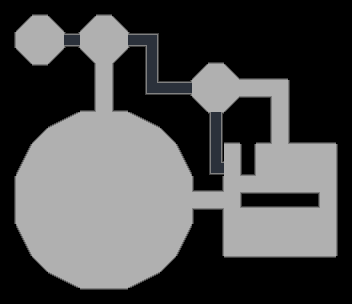

A level layout from a 2D game, rendered from its tile map. Below: a short description, then the map file with its tile-grid data intact:
An orthogonal 22x19 tile map with 16x16 px tiles, 1 tile layer (Tile Layer 1), 2 tilesets.

<map version="1.0" orientation="orthogonal" renderorder="right-down" width="22" height="19" tilewidth="16" tileheight="16" nextobjectid="1">
 <tileset firstgid="1" name="Tiles" tilewidth="16" tileheight="16" tilecount="48" columns="16">
  <image source="../Tiles.png" width="256" height="48" />
 </tileset>
 <tileset firstgid="49" name="Doors" tilewidth="16" tileheight="16" tilecount="32" columns="16">
  <image source="../TilesDoor.png" width="256" height="32" />
 </tileset>
 <layer name="Tile Layer 1" width="22" height="19">
  <data encoding="csv">
0,0,4,0,0,0,4,0,0,0,0,0,0,0,0,0,0,0,0,0,0,0,
0,41,24,44,0,41,24,44,0,0,0,0,0,0,0,0,0,0,0,0,0,0,
1,24,24,24,55,24,24,24,57,67,0,0,0,0,0,0,0,0,0,0,0,0,
0,42,24,43,0,42,24,43,0,54,0,0,0,4,0,0,0,0,0,0,0,0,
0,0,2,0,0,1,24,3,0,54,0,0,41,24,44,4,4,4,0,0,0,0,
0,0,0,0,0,1,24,3,0,65,53,59,24,24,24,24,24,24,3,0,0,0,
0,0,0,0,0,8,24,7,0,0,0,0,42,24,43,2,5,24,3,0,0,0,
0,0,0,34,30,24,24,24,26,40,0,0,0,60,0,0,1,24,3,0,0,0,
0,0,41,24,24,24,24,24,24,24,44,0,0,54,4,0,8,24,7,4,4,0,
0,37,24,24,24,24,24,24,24,24,24,33,0,54,24,10,24,24,24,24,24,3,
0,25,24,24,24,24,24,24,24,24,24,29,0,65,24,48,24,24,24,24,24,3,
1,24,24,24,24,24,24,24,24,24,24,24,7,8,24,24,24,24,24,24,24,3,
1,24,24,24,24,24,24,24,24,24,24,24,24,24,24,47,9,9,9,45,24,3,
1,24,24,24,24,24,24,24,24,24,24,24,6,5,24,24,24,24,24,24,24,3,
0,31,24,24,24,24,24,24,24,24,24,27,0,1,24,24,24,24,24,24,24,3,
0,35,24,24,24,24,24,24,24,24,24,39,0,1,24,24,24,24,24,24,24,3,
0,0,42,24,24,24,24,24,24,24,43,0,0,0,2,2,2,2,2,2,2,0,
0,0,0,38,28,24,24,24,32,36,0,0,0,0,0,0,0,0,0,0,0,0,
0,0,0,0,0,2,2,2,0,0,0,0,0,0,0,0,0,0,0,0,0,0
</data>
 </layer>
</map>
